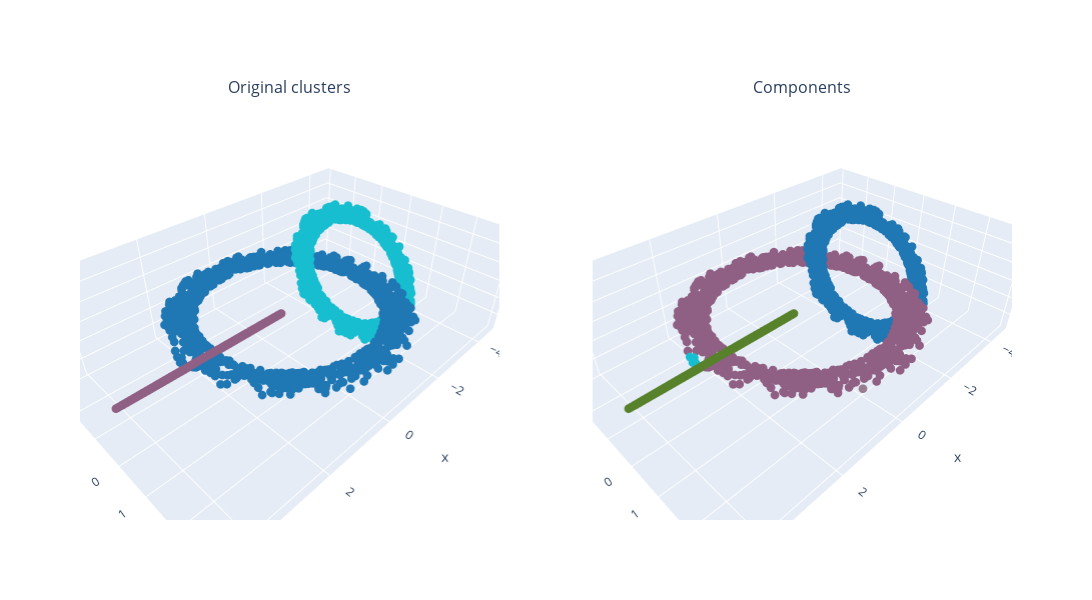

The notebook cell saved with this chart:
### Code cell
plot_data_cluster_component(df_rings)

### Figure 1 — Plotly figure (JSON) as saved in the notebook; plotly's stock layout.template omitted (floating-point values rounded to 4 significant figures; data arrays with more than 128 entries replaced by an {"elided": "..."} marker saying what was removed)
{"data": [{"marker": {"color": {"elided": "3210 int values"}, "colorscale": [[0, "#1F77B4"], [0.1111, "#FF7F0E"], [0.2222, "#2CA02C"], [0.3333, "#D62728"], [0.4444, "#9467BD"], [0.5556, "#8C564B"], [0.6667, "#E377C2"], [0.7778, "#7F7F7F"], [0.8889, "#BCBD22"], [1, "#17BECF"]], "size": 3}, "mode": "markers", "scene": "scene", "type": "scatter3d", "x": {"elided": "3210 float values"}, "y": {"elided": "3210 float values"}, "z": {"elided": "3210 float values"}}, {"marker": {"color": {"elided": "3210 int values"}, "colorscale": [[0, "#1F77B4"], [0.1111, "#FF7F0E"], [0.2222, "#2CA02C"], [0.3333, "#D62728"], [0.4444, "#9467BD"], [0.5556, "#8C564B"], [0.6667, "#E377C2"], [0.7778, "#7F7F7F"], [0.8889, "#BCBD22"], [1, "#17BECF"]], "size": 3}, "mode": "markers", "scene": "scene2", "type": "scatter3d", "x": {"elided": "3210 float values"}, "y": {"elided": "3210 float values"}, "z": {"elided": "3210 float values"}}], "layout": {"annotations": [{"font": {"size": 16}, "showarrow": false, "text": "Original clusters", "x": 0.225, "xanchor": "center", "xref": "paper", "y": 1, "yanchor": "bottom", "yref": "paper"}, {"font": {"size": 16}, "showarrow": false, "text": "Components", "x": 0.775, "xanchor": "center", "xref": "paper", "y": 1, "yanchor": "bottom", "yref": "paper"}], "height": 600, "scene": {"domain": {"x": [0, 0.45], "y": [0, 1]}}, "scene2": {"domain": {"x": [0.55, 1], "y": [0, 1]}}, "showlegend": false, "width": 1400}}
